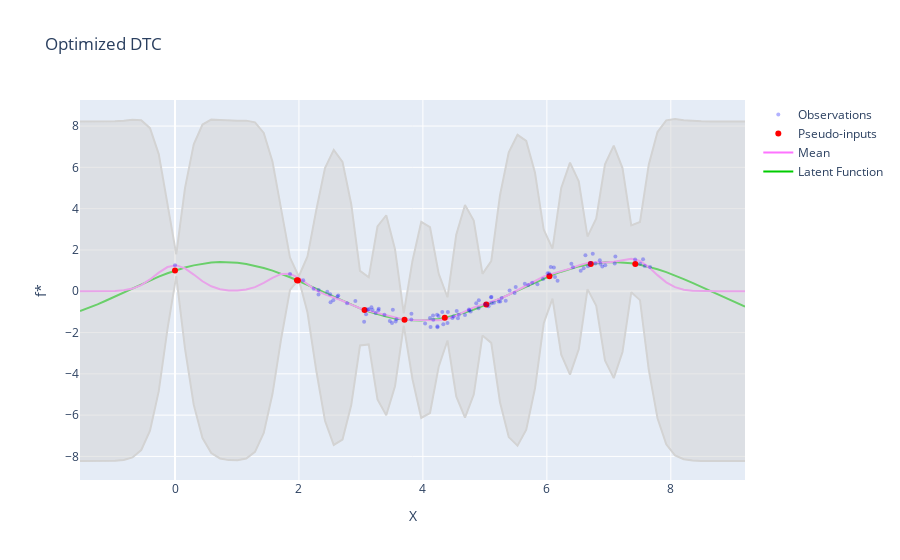

Source (notebook cell):
### Code cell
model3.optimize(iteration=300, learning_rate=0.01)
mean3_opt, cov3_opt = model3.predict(X_pred.clone())

visualize(X, y, X_pred, f, mean3_opt, cov3_opt, p_inputs=model3.pseudo_inputs, title="Optimized DTC")
